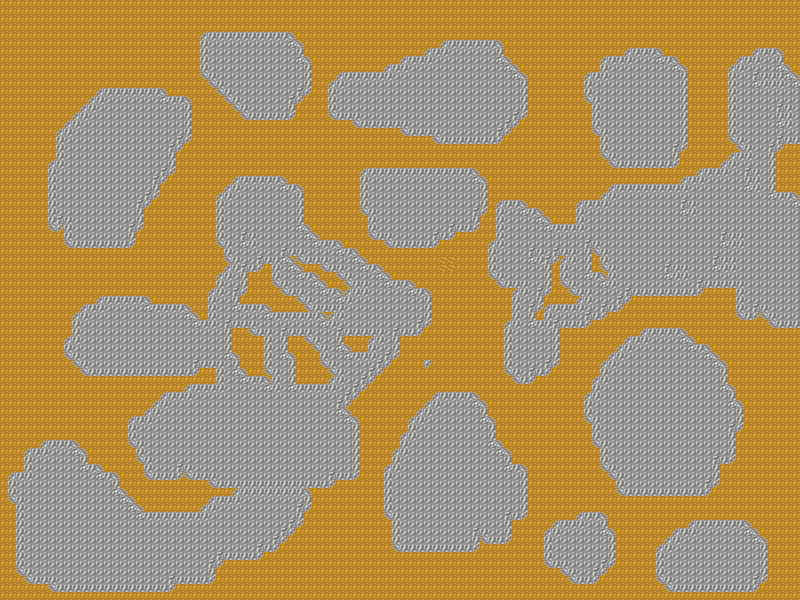

Below is a game level as drawn by its tile map, then a one-line description and the .tmx that defines it (tile-layer data replaced by summaries):
An orthogonal 100x75 tile map with 8x8 px tiles, 2 tile layers (Слой тайлов 1, Слой тайлов 2), 2 tilesets and 11 objects.

<map version="1.0" orientation="orthogonal" width="100" height="75" tilewidth="8" tileheight="8">
 <properties>
  <property name="scrH" value="600" />
  <property name="scrW" value="800" />
 </properties>
 <tileset firstgid="1" name="objects" tilewidth="8" tileheight="8" spacing="1">
  <image source="../objects.png" trans="ffffff" width="64" height="512" />
  <terraintypes>
   <terrain name="Новый участок" tile="-1" />
  </terraintypes>
  <tile id="0">
   <properties>
    <property name="id" value="0" />
    <property name="life" value="0" />
    <property name="next" value="0" />
    <property name="type" value="0" />
   </properties>
  </tile>
  <tile id="7">
   <properties>
    <property name="id" value="1" />
    <property name="life" value="5" />
    <property name="next" value="0" />
    <property name="type" value="1" />
   </properties>
  </tile>
  <tile id="8">
   <properties>
    <property name="id" value="2" />
    <property name="life" value="5" />
    <property name="next" value="0" />
    <property name="type" value="1" />
   </properties>
  </tile>
  <tile id="14">
   <properties>
    <property name="id" value="3" />
    <property name="life" value="5" />
    <property name="next" value="1" />
    <property name="type" value="2" />
   </properties>
  </tile>
  <tile id="21">
   <properties>
    <property name="id" value="4" />
    <property name="life" value="5" />
    <property name="next" value="3" />
    <property name="type" value="3" />
   </properties>
  </tile>
  <tile id="28" terrain="0,0,0,0">
   <properties>
    <property name="id" value="5" />
    <property name="life" value="50" />
    <property name="next" value="14" />
    <property name="type" value="4" />
   </properties>
  </tile>
  <tile id="29" terrain="0,0,0,">
   <properties>
    <property name="id" value="6" />
    <property name="life" value="50" />
    <property name="next" value="14" />
    <property name="type" value="4" />
   </properties>
  </tile>
  <tile id="30" terrain="0,,0,0">
   <properties>
    <property name="id" value="7" />
    <property name="life" value="50" />
    <property name="next" value="14" />
    <property name="type" value="4" />
   </properties>
  </tile>
  <tile id="31" terrain="0,0,,0">
   <properties>
    <property name="id" value="8" />
    <property name="life" value="50" />
    <property name="next" value="14" />
    <property name="type" value="4" />
   </properties>
  </tile>
  <tile id="32" terrain=",0,0,0">
   <properties>
    <property name="id" value="9" />
    <property name="life" value="50" />
    <property name="next" value="14" />
    <property name="type" value="4" />
   </properties>
  </tile>
  <tile id="33" terrain="0,,0,">
   <properties>
    <property name="id" value="10" />
    <property name="life" value="50" />
    <property name="next" value="14" />
    <property name="type" value="4" />
   </properties>
  </tile>
  <tile id="34" terrain=",0,,0">
   <properties>
    <property name="id" value="11" />
    <property name="life" value="50" />
    <property name="next" value="14" />
    <property name="type" value="4" />
   </properties>
  </tile>
  <tile id="35" terrain=",,0,0">
   <properties>
    <property name="id" value="12" />
    <property name="life" value="50" />
    <property name="next" value="14" />
    <property name="type" value="4" />
   </properties>
  </tile>
  <tile id="36" terrain="0,0,,">
   <properties>
    <property name="id" value="13" />
    <property name="life" value="50" />
    <property name="next" value="14" />
    <property name="type" value="4" />
   </properties>
  </tile>
  <tile id="42">
   <properties>
    <property name="id" value="14" />
    <property name="life" value="40" />
    <property name="next" value="15" />
    <property name="type" value="5" />
   </properties>
  </tile>
  <tile id="49">
   <properties>
    <property name="id" value="15" />
    <property name="life" value="30" />
    <property name="next" value="0" />
    <property name="type" value="6" />
   </properties>
  </tile>
  <tile id="56" terrain="0,,,">
   <properties>
    <property name="id" value="16" />
    <property name="life" value="8" />
    <property name="next" value="4" />
    <property name="type" value="7" />
   </properties>
  </tile>
  <tile id="57" terrain=",,0,">
   <properties>
    <property name="id" value="17" />
    <property name="life" value="8" />
    <property name="next" value="4" />
    <property name="type" value="7" />
   </properties>
  </tile>
  <tile id="58" terrain=",,,0">
   <properties>
    <property name="id" value="18" />
    <property name="life" value="8" />
    <property name="next" value="4" />
    <property name="type" value="7" />
   </properties>
  </tile>
  <tile id="59" terrain=",0,,">
   <properties>
    <property name="id" value="19" />
    <property name="life" value="8" />
    <property name="next" value="4" />
    <property name="type" value="7" />
   </properties>
  </tile>
  <tile id="63">
   <properties>
    <property name="id" value="20" />
    <property name="life" value="99" />
    <property name="next" value="20" />
    <property name="type" value="99" />
   </properties>
  </tile>
  <tile id="70">
   <properties>
    <property name="id" value="100" />
    <property name="life" value="0" />
    <property name="next" value="100" />
    <property name="type" value="99" />
   </properties>
  </tile>
  <tile id="71">
   <properties>
    <property name="id" value="101" />
    <property name="life" value="0" />
    <property name="next" value="101" />
    <property name="type" value="99" />
   </properties>
  </tile>
  <tile id="77">
   <properties>
    <property name="id" value="102" />
    <property name="life" value="0" />
    <property name="next" value="102" />
    <property name="type" value="99" />
   </properties>
  </tile>
  <tile id="78">
   <properties>
    <property name="id" value="104" />
    <property name="life" value="0" />
    <property name="next" value="104" />
    <property name="type" value="99" />
   </properties>
  </tile>
 </tileset>
 <tileset firstgid="400" name="tree" tilewidth="64" tileheight="64" spacing="1">
  <image source="tree.png" trans="ffffff" width="64" height="64" />
 </tileset>
 <layer name="Слой тайлов 1" width="100" height="75">
  <data>[7500 cells, 7500 non-empty, 1 distinct tile ids]</data>
 </layer>
 <layer name="Слой тайлов 2" width="100" height="75">
  <data>[7500 cells, 7500 non-empty, 15 distinct tile ids]</data>
 </layer>
 <objectgroup name="Слой объектов 1" width="100" height="75">
  <object gid="400" x="105" y="357" />
  <object gid="400" x="238" y="246" />
  <object gid="400" x="486" y="255" />
  <object gid="400" x="624" y="245" />
  <object gid="400" x="612" y="137" />
  <object gid="400" x="364" y="93" />
  <object gid="400" x="73" y="173" />
  <object gid="400" x="236" y="84" />
  <object gid="400" x="228" y="463" />
  <object gid="400" x="418" y="475" />
  <object gid="400" x="646" y="427" />
 </objectgroup>
</map>